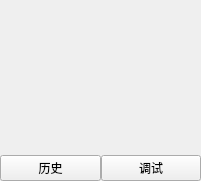
  <widget class="QWidget" name="pixelContextLayout" native="true">
   <property name="geometry">
    <rect>
     <x>40</x>
     <y>240</y>
     <width>201</width>
     <height>181</height>
    </rect>
   </property>
   <layout class="QHBoxLayout" name="horizontalLayout">
    <property name="spacing">
     <number>0</number>
    </property>
    <property name="leftMargin">
     <number>0</number>
    </property>
    <property name="topMargin">
     <number>0</number>
    </property>
    <property name="rightMargin">
     <number>0</number>
    </property>
    <property name="bottomMargin">
     <number>0</number>
    </property>
    <item>
     <layout class="QGridLayout" name="pixelcontextgrid">
      <item row="0" column="0" colspan="2">
       <widget class="CustomPaintWidget" name="pixelContext" native="true">
        <property name="sizePolicy">
         <sizepolicy hsizetype="Preferred" vsizetype="MinimumExpanding">
          <horstretch>0</horstretch>
          <verstretch>0</verstretch>
         </sizepolicy>
        </property>
       </widget>
      </item>
      <item row="1" column="0">
       <widget class="QPushButton" name="pixelHistory">
        <property name="text">
         <string>历史</string>
        </property>
        <property name="icon">
         <iconset resource="../Resources/resources.qrc">
          <normaloff>:/pixel_history.png</normaloff>:/pixel_history.png</iconset>
        </property>
       </widget>
      </item>
      <item row="1" column="1">
       <widget class="QPushButton" name="debugPixelContext">
        <property name="text">
         <string>调试</string>
        </property>
        <property name="icon">
         <iconset resource="../Resources/resources.qrc">
          <normaloff>:/wrench.png</normaloff>:/wrench.png</iconset>
        </property>
       </widget>
      </item>
     </layout>
    </item>
   </layout>
  </widget>
